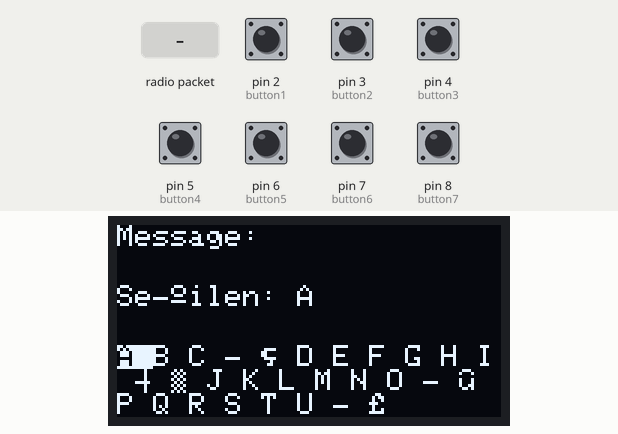
A sketch run on a simulated Arduino Uno, built with avr-gcc and run on an emulated ATmega328P. Parts: 128×64 one-colour display. Inputs (shaded band) come from the test bench; at power-on: pin 2 (button1), pin 3 (button2), pin 4 (button3), pin 5 (button4), pin 6 (button5), pin 7 (button6), pin 8 (button7) HIGH. No radio packets arrive unless stated.

Above: at 1.2 s.
1.3 s: pin 2 (button1) pulled LOW for 1 s
At 3.5 s:
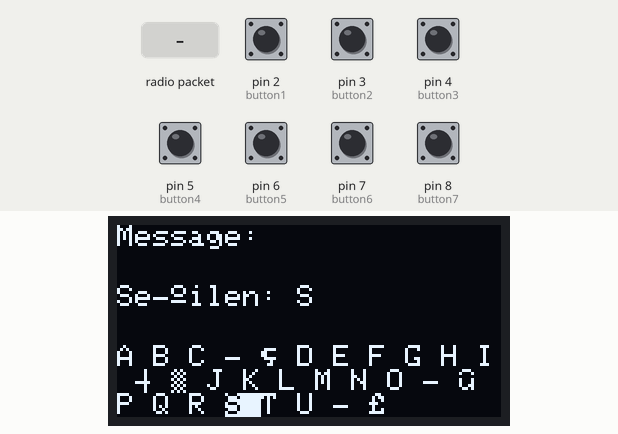
3.9 s: pin 3 (button2) pulled LOW for 0.15 s
At 4.6 s:
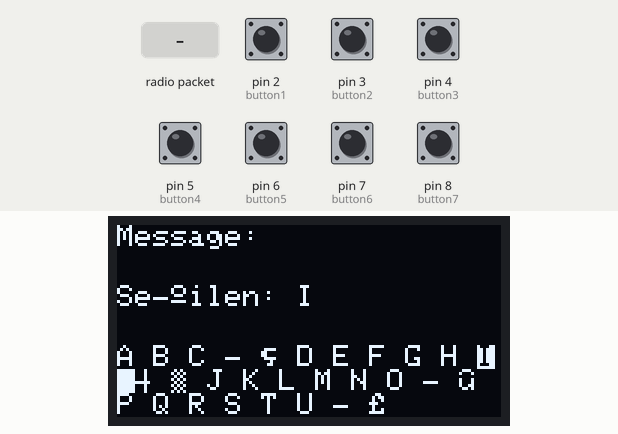
5.6 s: pin 4 (button3) pulled LOW for 0.15 s
At 6.9 s:
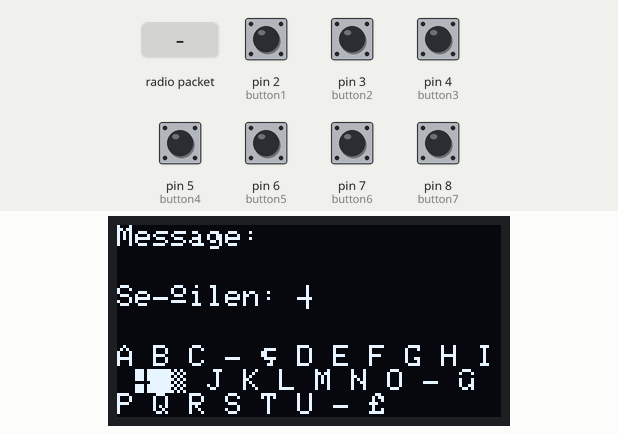
7.3 s: radio packet "1" arrives
At 7.6 s:
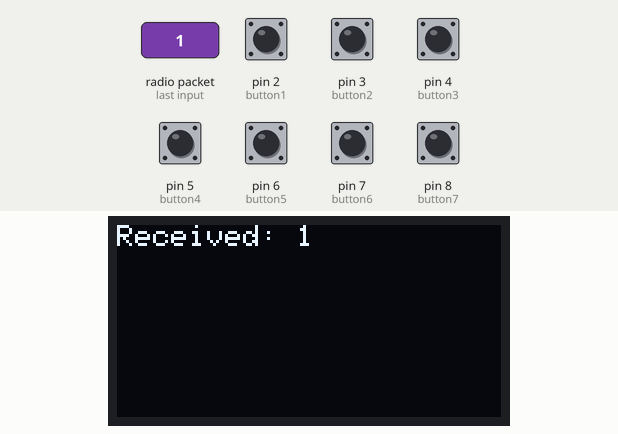
8.8 s: pin 7 (button6) pulled LOW for 1 s
At 10.5 s:
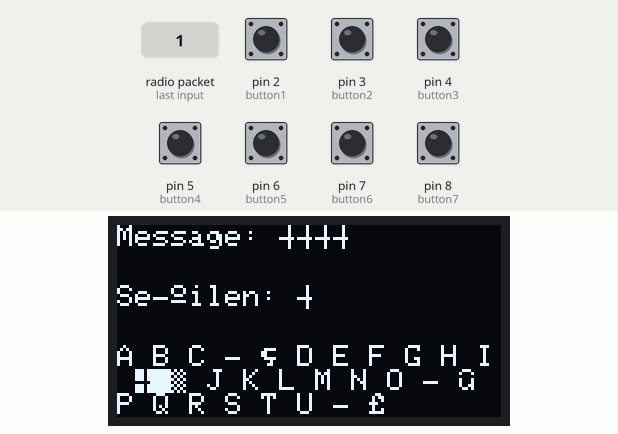
11.4 s: pin 5 (button4) pulled LOW for 0.15 s
At 12.2 s:
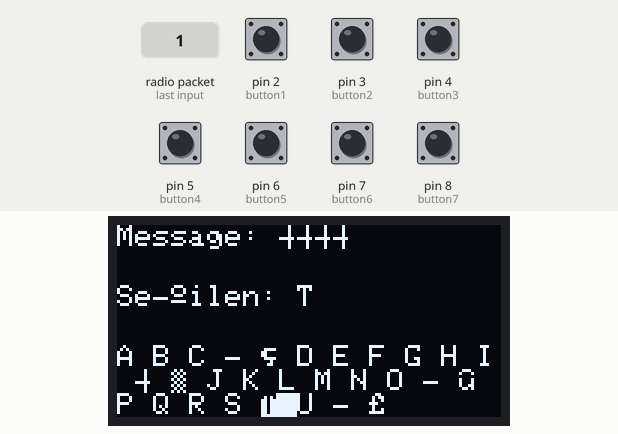
Timing chart, 0 to 14.1 s (numbered marks = the images above; inputs shaded):
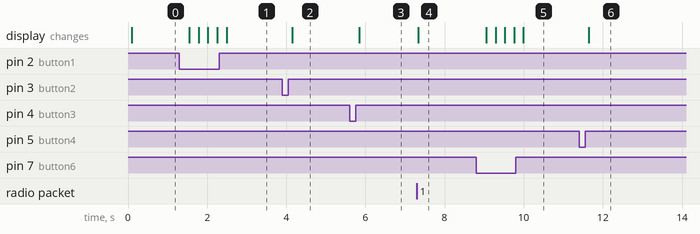

The sketch:

kod.ino
```cpp
#include <Wire.h>
#include <Adafruit_GFX.h>
#include <Adafruit_SSD1306.h>
#include <SPI.h>
#include <nRF24L01.h>
#include <RF24.h>

// Ekran boyutu
#define SCREEN_WIDTH 128
#define SCREEN_HEIGHT 64

// OLED reset pini (OLED ekrana bağlı değilse -1 yapın)
#define OLED_RESET    -1
Adafruit_SSD1306 display(SCREEN_WIDTH, SCREEN_HEIGHT, &Wire, OLED_RESET);

// NRF24L01 ayarları
RF24 radio(9, 10); // CE, CSN pinleri
const byte address[6] = "00001"; // İletişim için kullanılan adres

// Buton pinleri
const int button1 = 2; // Sol
const int button2 = 3; // Yukarı
const int button3 = 4; // Sağ
const int button4 = 5; // Aşağı
const int button5 = 6; // Silme
const int button6 = 7; // Seçimi onaylama
const int button7 = 8; // Gönderme

char alphabet[29] = "ABCÇDEFGHIİJKLMNOÖPQRSTUÜVWXYZ ";
int selectedCharIndex = 0;
String message = "";
bool messageReceived = false;
String receivedMessage = "";

void setup() {
  // Buton pinleri giriş olarak ayarlanıyor
  pinMode(button1, INPUT_PULLUP);
  pinMode(button2, INPUT_PULLUP);
  pinMode(button3, INPUT_PULLUP);
  pinMode(button4, INPUT_PULLUP);
  pinMode(button5, INPUT_PULLUP);
  pinMode(button6, INPUT_PULLUP);
  pinMode(button7, INPUT_PULLUP);

  // Ekran başlatılıyor
  if(!display.begin(SSD1306_SWITCHCAPVCC, 0x3C)) { // 0x3C I2C adresi
    Serial.println(F("SSD1306 allocation failed"));
    for(;;);
  }
  display.clearDisplay();
  display.setTextSize(1);
  display.setTextColor(SSD1306_WHITE);
  display.setCursor(0,0);
  display.display();

  // NRF24L01 başlatılıyor
  radio.begin();
  radio.openReadingPipe(1, address);
  radio.openWritingPipe(address);
  radio.setPALevel(RF24_PA_MIN);
  radio.startListening();
}

void loop() {
  if (messageReceived) {
    displayReceivedMessage();
    if (digitalRead(button6) == LOW) { // Seçimi onaylama butonuna basıldığında
      messageReceived = false;
      delay(200); // Debounce
    }
  } else {
    // Ekranı güncelle
    updateDisplay();

    // Butonları kontrol et ve işlem yap
    if (digitalRead(button1) == LOW) { // Sol
      selectedCharIndex--;
      if (selectedCharIndex < 0) {
        selectedCharIndex = 28; // Boşluk karakteri dahil
      }
      delay(200); // Debounce
    }

    if (digitalRead(button2) == LOW) { // Yukarı
      selectedCharIndex -= 14;
      if (selectedCharIndex < 0) {
        selectedCharIndex += 29; // Satırdan çıkmayacak şekilde döndür
      }
      delay(200); // Debounce
    }

    if (digitalRead(button3) == LOW) { // Sağ
      selectedCharIndex++;
      if (selectedCharIndex > 28) {
        selectedCharIndex = 0;
      }
      delay(200); // Debounce
    }

    if (digitalRead(button4) == LOW) { // Aşağı
      selectedCharIndex += 14;
      if (selectedCharIndex > 28) {
        selectedCharIndex -= 29; // Satırdan çıkmayacak şekilde döndür
      }
      delay(200); // Debounce
    }

    if (digitalRead(button5) == LOW) { // Silme
      if (message.length() > 0) {
        message.remove(message.length() - 1);
      }
      delay(200); // Debounce
    }

    if (digitalRead(button6) == LOW) { // Seçimi onaylama
      message += alphabet[selectedCharIndex];
      delay(200); // Debounce
    }

    if (digitalRead(button7) == LOW) { // Gönderme
      radio.stopListening();
      char text[32];
      message.toCharArray(text, 32);
      radio.write(&text, sizeof(text));
      message = ""; // Mesajı gönderdikten sonra temizle
      delay(200); // Debounce
      radio.startListening();
    }
  }

  // Gelen mesajları kontrol et
  if (radio.available()) {
    char text[32] = "";
    radio.read(&text, sizeof(text));
    receivedMessage = String(text);
    messageReceived = true;
  }
}

void updateDisplay() {
  display.clearDisplay();
  display.setCursor(0, 0);
  display.print("Message: ");
  display.println(message);

  display.setCursor(0, 20);
  display.print("Seçilen: ");
  display.println(alphabet[selectedCharIndex]);

  // Klavyeyi çiz
  display.setCursor(0, 40);
  for (int i = 0; i < 29; i++) {
    if (i == selectedCharIndex) {
      display.setTextColor(SSD1306_BLACK, SSD1306_WHITE); // Seçili karakteri ters renk yap
    } else {
      display.setTextColor(SSD1306_WHITE);
    }
    display.print(alphabet[i]);
    display.print(" ");
  }

  display.display();
}

void displayReceivedMessage() {
  display.clearDisplay();
  display.setCursor(0, 0);
  display.print("Received: ");
  display.println(receivedMessage);
  display.display();
}
```

Measured:
- after the input at 1.3 s, the display: first changes after 0.25 s (image 1 shows a later state)
- after the input at 3.9 s, the display: changes after 0.25 s (image 2)
- after the input at 5.6 s, the display: changes after 0.25 s (image 3)
- after the input at 7.3 s, the display: changes at once (image 4)
- after the input at 8.8 s, the display: first changes after 0.25 s (image 5 shows a later state)
- after the input at 11.4 s, the display: changes after 0.24 s (image 6)
